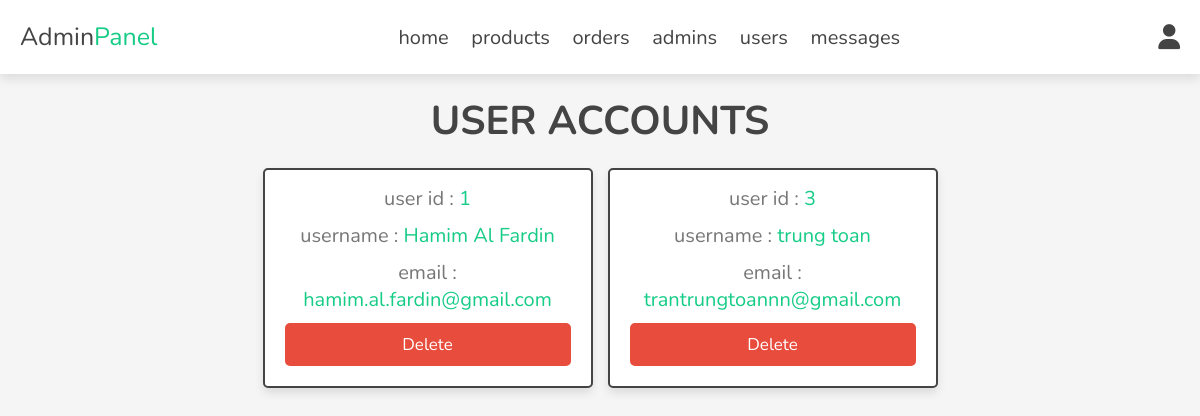
Screenshot of /admin/users_accounts.php (signed in) with the database file from the repository.
### tables this page shows
CREATE TABLE `users` (
  `id` int(100) NOT NULL,
  `name` varchar(20) NOT NULL,
  `email` varchar(50) NOT NULL,
  `password` varchar(50) NOT NULL
);

### admin/users_accounts.php (the view, shortened to what this page needs)
<?php
include '../components/connect.php';
?>
<!DOCTYPE html>
<html lang="en">
<head>
   <link rel="stylesheet" href="https://cdnjs.cloudflare.com/ajax/libs/font-awesome/6.1.1/css/all.min.css">
   <link rel="stylesheet" href="../css/admin_style.css">
</head>
<body>
<?php include '../components/admin_header.php'; ?>
<section class="accounts">
   <h1 class="heading">user accounts</h1>
   <div class="box-container">
   <?php
      $select_accounts = $conn->prepare("SELECT * FROM `users`");
      $select_accounts->execute();
      if($select_accounts->rowCount() > 0){
         while($fetch_accounts = $select_accounts->fetch(PDO::FETCH_ASSOC)){
   ?>
   <div class="box">
      <p> user id : <span><?= $fetch_accounts['id']; ?></span> </p>
      <p> username : <span><?= $fetch_accounts['name']; ?></span> </p>
      <p> email : <span><?= $fetch_accounts['email']; ?></span> </p>
      <a href="users_accounts.php?delete=<?= $fetch_accounts['id']; ?>" onclick="return confirm('delete this account? the user related information will also be delete!')" class="delete-btn">delete</a>
   </div>
   <?php
         }
      }else{
         echo '<p class="empty">no accounts available!</p>';
      }
   ?>
   </div>
</section>
</body>
</html>

### css/admin_style.css (style rules this page uses)
:root { --main-color:#16cc86; --green:#16cc86; --orange:#f39c12; --red:#e74c3c; --black:#444; --white:#fff; --light-color:#777; --light-bg:#f5f5f5; --border:.2rem solid var(--black); --box-shadow:0 .5rem 1rem rgba(0,0,0,.1); }
* { font-family: 'Nunito', sans-serif; margin:0; padding:0; box-sizing: border-box; outline: none; border:none; text-decoration: none; }
html { font-size: 62.5%; overflow-x: hidden; }
body { background-color: var(--light-bg); }
section { padding:2rem; max-width: 1200px; margin:0 auto; }
.heading { font-size: 4rem; color:var(--black); margin-bottom: 2rem; text-align: center; text-transform: uppercase; }
.btn, .delete-btn, .option-btn { display: block; width: 100%; margin-top: 1rem; border-radius: .5rem; padding:1rem 3rem; font-size: 1.7rem; text-transform: capitalize; color:var(--white); cursor: pointer; text-align: center; }
.delete-btn { background-color: var(--red); }
.accounts .box-container { display: grid; grid-template-columns: repeat(auto-fit, 33rem); gap:1.5rem; align-items: flex-start; justify-content: center; }
.accounts .box-container .box { padding:2rem; padding-top: .5rem; border-radius: .5rem; text-align: center; border:var(--border); background-color: var(--white); box-shadow: var(--box-shadow); }
.accounts .box-container .box p { font-size: 2rem; color:var(--light-color); margin: 1rem 0; }
.accounts .box-container .box p span { color:var(--main-color); }

### rows the page displays
users: id "1", name "Hamim Al Fardin", email "hamim.al.fardin@gmail.com"
users: id "3", name "trung toan", email "trantrungtoannn@gmail.com"
